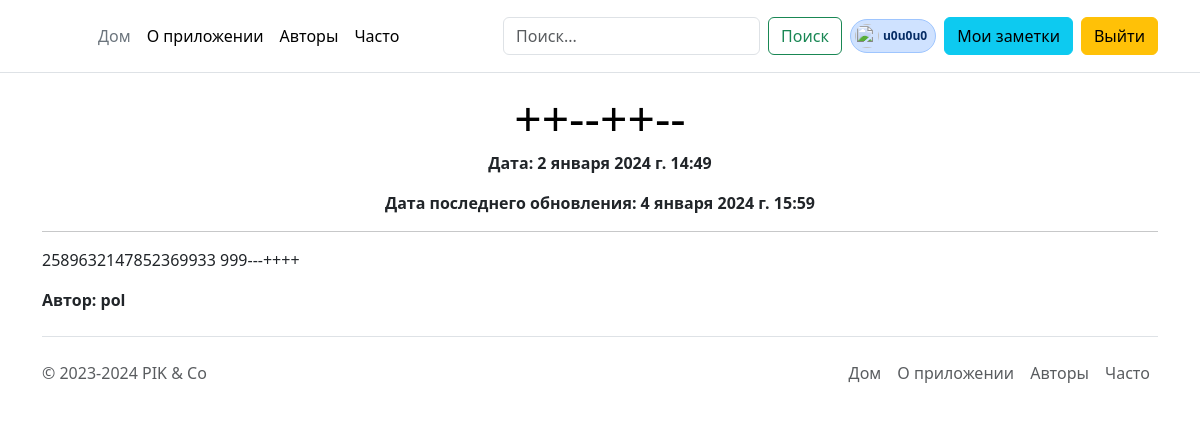
/note/c00344e2-a53e-417f-9e70-b240f71a0a7e (signed in), run on an earlier commit of the app's database.
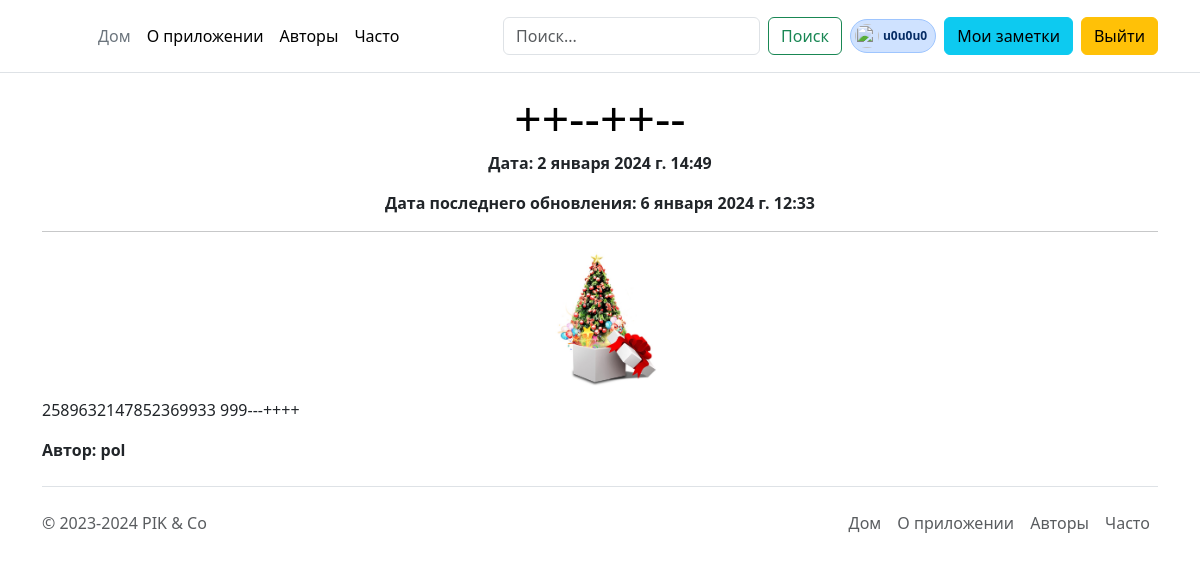
And on a later commit of the database.
### notes/models.py (models this page shows, shortened)
class Note(models.Model):
    uuid = models.UUIDField(primary_key=True, default=uuid.uuid4, editable=False)
    title = models.CharField(max_length=255)
    anons = models.CharField(max_length=255)
    content = models.TextField()
    created_at = models.DateTimeField(auto_now_add=True)
    mod_time = models.DateTimeField(null=True, blank=True)
    image = models.ImageField(upload_to=upload_to, null=True, blank=True, verbose_name="Превью")
    user = models.ForeignKey(get_user_model(), on_delete=models.CASCADE)
    objects = models.Manager()  # Он подключается к базе.
    class Meta:
        ordering = ['-created_at']  # Дефис это означает DESC сортировку (обратную).
        indexes = [
            models.Index(fields=("created_at",), name="created_at_index"),
        ]

### user/models.py (models this page shows)
class User(AbstractUser):
    phone = models.CharField(max_length=11, null=True, blank=True)
    country = models.CharField(max_length=20, null=True, blank=True)
    class Meta:
        db_table = "users"

### notes/views.py (the view)
# urls.py: path('<note_uuid>', views.show_note_view, name='note'),
def show_note_view(request: WSGIRequest, note_uuid):
    try:
        note = Note.objects.get(uuid=note_uuid)  # Получение только ОДНОЙ записи.
    except Note.DoesNotExist:
        raise Http404
    return render(request, "note/note.html", {"note": note})

### notes/templates/note/note.html (shortened to what this page needs)
{% extends 'base.html' %}
{% block content %}
    <div class="container">
        <div class="text-center">
            <h2 class="display-5 link-body-emphasis mb-1">{{ note.title | upper }}</h2>
            <p class="blog-post-meta"><b>Дата: {{ note.created_at }}</b></p>
            {% if note.mod_time %}
              <p class="blog-post-meta"><b>Дата последнего обновления: {{ note.mod_time }}</b></p>
            {% endif %}
        </div>
        <hr>
        {% if note.image %}
            <div class="d-flex justify-content-center">
                <img style="max-height: 150px;" src="{{ note.image.url }}">
            </div>
        {% endif %}
        <div>{{ note.content | safe | linebreaks }}</div>
        <p><b>Автор: {{ note.user }}</b></p>
    </div>
{% endblock %}

What changed in the data, as far as the page shows it:
changed Note "pol": mod_time "4 января 2024 г. 15:59" → "6 января 2024 г. 12:33"; image: picture added
